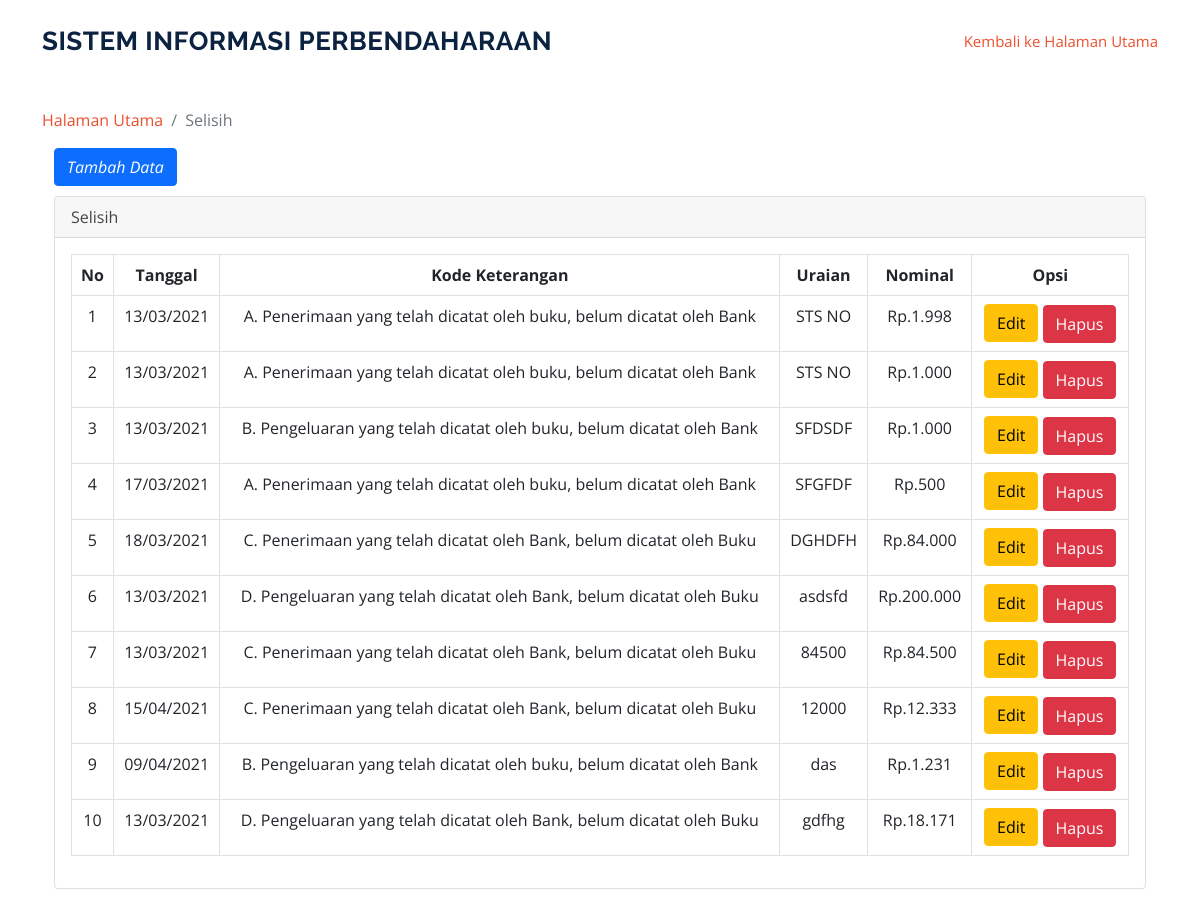
/index.php/selisihrekon, run on an earlier commit of the app's database.
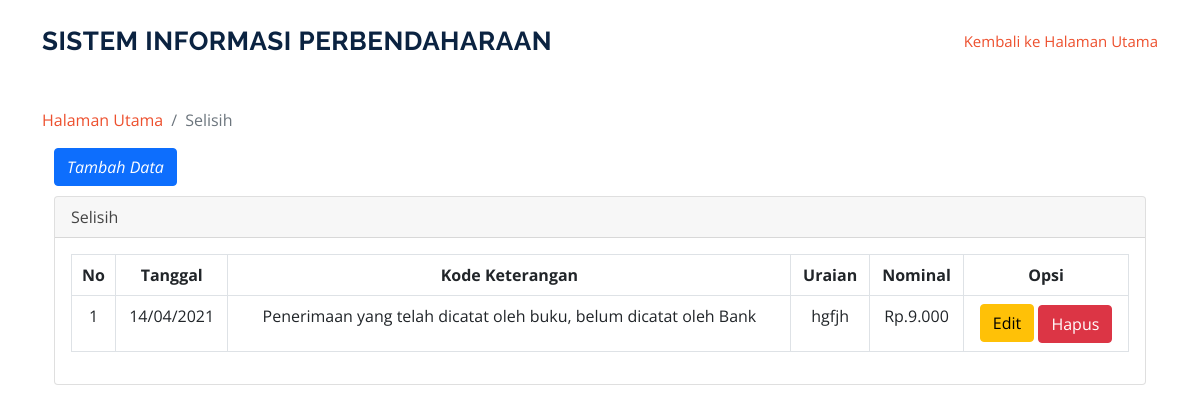
And on a later commit of the database.
### tables this page shows
CREATE TABLE `tbl_selisihrekon` (
  `id_selisihrekon` int(11) NOT NULL,
  `tanggal_selisih` date NOT NULL,
  `kode_keterangan` varchar(128) NOT NULL,
  `uraian` varchar(128) NOT NULL,
  `nominal` double NOT NULL,
  `id_user` int(11) NOT NULL,
  `id_opd` varchar(128) NOT NULL
);

CREATE TABLE `tbl_keteranganselisih` (
  `id` int(11) NOT NULL,
  `kode_keterangan` enum('A','B','C','D') NOT NULL,
  `uraian_keteranganselisih` varchar(128) NOT NULL
);

### application/controllers/Selisihrekon.php (called while the page is built, shortened)
<?php
class Selisihrekon extends CI_Controller {
	public function __construct()
    {
       $this->load->model('model_selisihrekon');
    }
	function index()
	{
        $data['content'] = $this->model_selisihrekon->GetSelisihRekon();
        $this->load->view('selisihrekon/selisihrekon', $data);
	}
}

### index.php (called while the page is built, shortened)
<?php
require_once BASEPATH.'core/CodeIgniter.php';

### application/models/Model_selisihrekon.php (called while the page is built, shortened)
<?php if ( ! defined('BASEPATH')) exit('No direct script access allowed');
class Model_selisihrekon extends CI_Model {
	function GetSelisihRekon()
    {
        $this->db->order_by('id_selisihrekon', 'ASC');
        return $this->db->from('tbl_selisihrekon')
          ->join('tbl_keteranganselisih','tbl_keteranganselisih.kode_keterangan=tbl_selisihrekon.kode_keterangan')
          ->get();
    }
}

### application/views/selisihrekon/selisihrekon.php (the view, shortened to what this page needs)
</head>
<section id_ssh="services" class="services">
      <div class="container">
      <ol class="breadcrumb" >
        <li class="breadcrumb-item">
          <a href="<?php echo base_url('user/index')?>">Halaman Utama</a>
        </li>
        <li class="breadcrumb-item active">Selisih</li>
      </ol>
      <div class="container">
      <a href="<?php echo base_url('selisihrekon/menambahdataselisihrekon')?>" class="btn btn-primary" style="margin-bottom: 10px;"><i class="fa fa-plus">Tambah Data</a></i>
  <div class="card mb-3">
        <div class="card-header">
          <i class="fa fa-table"></i>Selisih</div>
        <div class="card-body">
          <div class="table-responsive">
            <table class="table table-bordered" id="dataTable" width="100%" cellspacing="0">
              <thead>
                <tr class="text-center">
                  <th>No</th>
                  <th>Tanggal</th>
                  <th>Kode Keterangan</th>
                  <th>Uraian</th>
                  <th>Nominal</th>
                  <th>Opsi</th>
                </tr>
              </thead>
            <tbody  class="text-center">
                <tr>
                <?php
                  $i = 1;
                  foreach ($content->result() as $data)
                  {
                  ?>
                  <td><?= $i ?></td>
                  <td> <?php echo date("d/m/Y", strtotime($data->tanggal_selisih));?></td>
                  <td><?= $data->uraian_keteranganselisih?></td>
                  <td><?= $data->uraian?></td>
                  <td><?='Rp.'.number_format($data->nominal,0,'.','.');?></td>
                  <td>
                    <a href="<?php echo base_url()?>selisihrekon/updatedataselisihrekon/<?php echo $data->id_selisihrekon; ?>" class="btn btn-warning" style="margin-bottom: 1px;">Edit<i class="fa fa-tag"></i></a>
                    <a href="<?php echo base_url()?>selisihrekon/action_deletedataselisihrekon/<?php echo $data->id_selisihrekon; ?>" onclick="return confirm('Apakah anda yakin?');" class="btn btn-danger">Hapus<i class="fa fa-trash"></i></a>
                  </td>
                </tr>
                    <?php
                      $i++;
                  }
                  ?>
              </tbody>
            </table>
          </div>
        </div>
      </div>
    </div>
  </div>

What changed in the data, as far as the page shows it:
removed tbl_selisihrekon: tanggal_selisih "13/03/2021", tbl_keteranganselisih.uraian_keteranganselisih "A. Penerimaan yang telah dicatat oleh buku, belum dicatat oleh Bank", uraian "STS NO", nominal "1.998"
removed tbl_selisihrekon: tanggal_selisih "13/03/2021", tbl_keteranganselisih.uraian_keteranganselisih "A. Penerimaan yang telah dicatat oleh buku, belum dicatat oleh Bank", uraian "STS NO", nominal "1.000"
removed tbl_selisihrekon: tanggal_selisih "13/03/2021", tbl_keteranganselisih.uraian_keteranganselisih "B. Pengeluaran yang telah dicatat oleh buku, belum dicatat oleh Bank", uraian "SFDSDF", nominal "1.000"
removed tbl_selisihrekon: tanggal_selisih "17/03/2021", tbl_keteranganselisih.uraian_keteranganselisih "A. Penerimaan yang telah dicatat oleh buku, belum dicatat oleh Bank", uraian "SFGFDF", nominal "500"
removed tbl_selisihrekon: tanggal_selisih "18/03/2021", tbl_keteranganselisih.uraian_keteranganselisih "C. Penerimaan yang telah dicatat oleh Bank, belum dicatat oleh Buku", uraian "DGHDFH", nominal "84.000"
removed tbl_selisihrekon: tanggal_selisih "13/03/2021", tbl_keteranganselisih.uraian_keteranganselisih "D. Pengeluaran yang telah dicatat oleh Bank, belum dicatat oleh Buku", uraian "asdsfd", nominal "200.000"
removed tbl_selisihrekon: tanggal_selisih "13/03/2021", tbl_keteranganselisih.uraian_keteranganselisih "C. Penerimaan yang telah dicatat oleh Bank, belum dicatat oleh Buku", uraian "84500", nominal "84.500"
removed tbl_selisihrekon: tanggal_selisih "15/04/2021", tbl_keteranganselisih.uraian_keteranganselisih "C. Penerimaan yang telah dicatat oleh Bank, belum dicatat oleh Buku", uraian "12000", nominal "12.333"
removed tbl_selisihrekon: tanggal_selisih "09/04/2021", tbl_keteranganselisih.uraian_keteranganselisih "B. Pengeluaran yang telah dicatat oleh buku, belum dicatat oleh Bank", uraian "das", nominal "1.231"
removed tbl_selisihrekon: tanggal_selisih "13/03/2021", tbl_keteranganselisih.uraian_keteranganselisih "D. Pengeluaran yang telah dicatat oleh Bank, belum dicatat oleh Buku", uraian "gdfhg", nominal "18.171"
added tbl_selisihrekon: tanggal_selisih "14/04/2021", tbl_keteranganselisih.uraian_keteranganselisih "Penerimaan yang telah dicatat oleh buku, belum dicatat oleh Bank", uraian "hgfjh", nominal "9.000"
